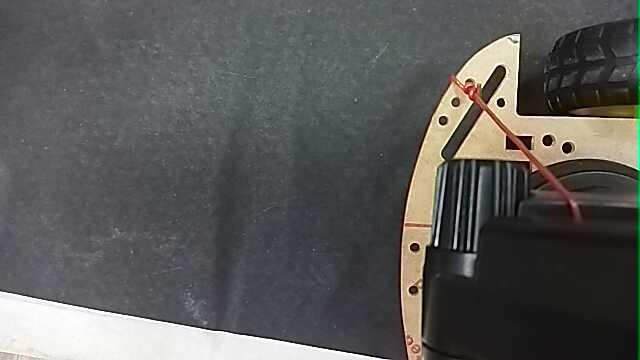
#> input picture Python Model and Driving Code/test/forward_0.jpg, 640 x 360 px, found by its file name; its folder holds 4 pictures in this run
$ python trainsdc.py
#> lines starting #> are read from the running program, lines starting #| are printed output that depends on the picture
import numpy
from os import listdir
from os.path import isfile, join
from sklearn.neural_network import MLPClassifier
from sklearn.model_selection import train_test_split
from sklearn.preprocessing import StandardScaler
import cv2
import joblib  # <-- model save/load ke liye

# ------------------------- DATA LOADING ------------------------- #
x = []
y = []

DATA_DIR = r'B:\python\test'  # <- aapke image folder ka path
files_name = [f for f in listdir(DATA_DIR) if isfile(join(DATA_DIR, f))]

if len(files_name) == 0:
    print("No images found in folder:", DATA_DIR)

for name in files_name:
    img = cv2.imread(join(DATA_DIR, name))
#> img is the input picture: shape (360, 640, 3); mean B, G, R 88.8, 89.7, 90
    if img is None:
        print("Failed to read:", name)
        continue
    img = cv2.blur(img, (5,5))
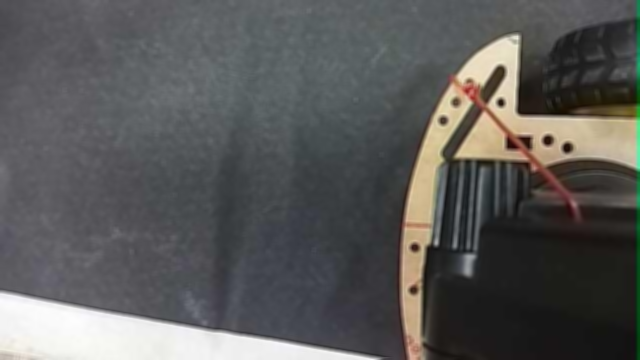
#> img: shape (360, 640, 3); mean B, G, R 88.8, 89.7, 90
    retval, img = cv2.threshold(img, 201, 255, cv2.THRESH_BINARY)
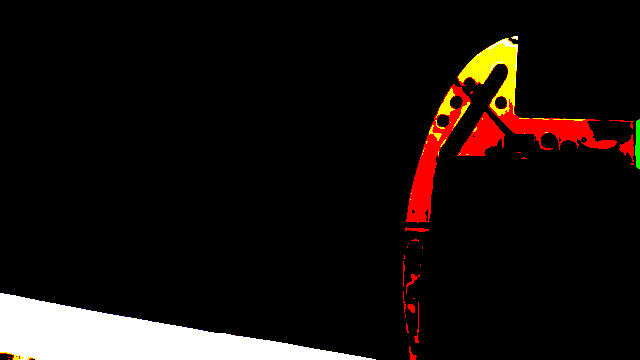
#> img: shape (360, 640, 3); mean B, G, R 13.8, 16.6, 23.2
    img = cv2.resize(img, (24,24))
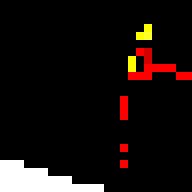
#> img: shape (24, 24, 3) (shown 8 times larger); mean B, G, R 13.8, 15.9, 23.3
    image_as_array = numpy.ndarray.flatten(numpy.array(img))
#> image_as_array = 1728 values, max 255 at index 271, min 0 at index 0, mean 17.68
    x.append(image_as_array)
    y.append(name.split('_')[0])
#> pass 2 of the loop `for name in files_name:`:
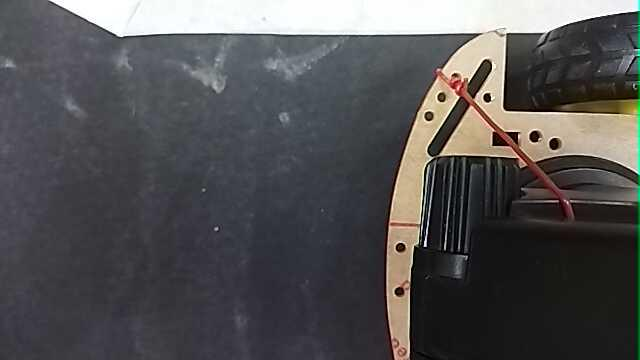
#> input picture Python Model and Driving Code/test/forward_1.jpg, 640 x 360 px, found by its file name
#> img is the input picture: shape (360, 640, 3); mean B, G, R 83.6, 82.5, 83.6
#> `retval, img = cv2.threshold(img, 201, 255, cv2.THRESH_BINARY)`:
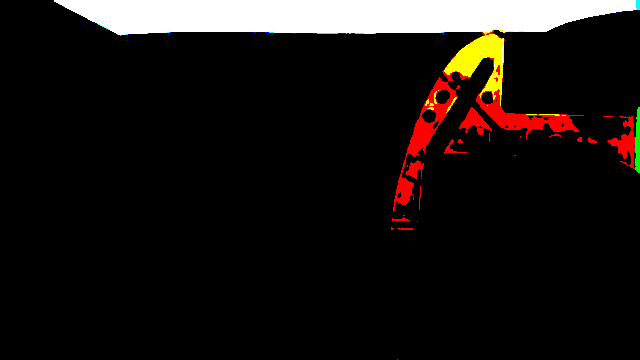
#> img: shape (360, 640, 3); mean B, G, R 18.7, 21, 25.9
#> `img = cv2.resize(img, (24,24))`:
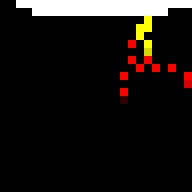
#> img: shape (24, 24, 3) (shown 8 times larger); mean B, G, R 17.3, 19.8, 24.3
#> image_as_array = 1728 values, max 255 at index 6, min 0 at index 0, mean 20.46
#> pass 3 of the loop `for name in files_name:`:
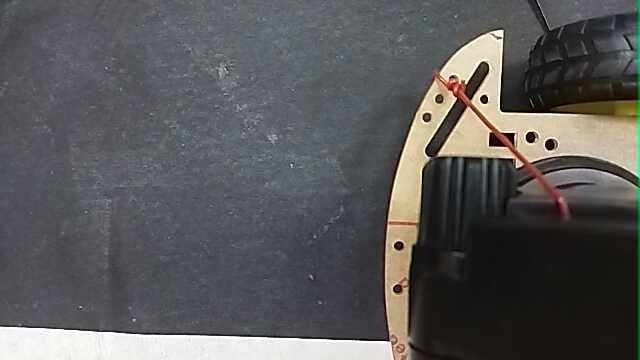
#> input picture Python Model and Driving Code/test/forward_10.jpg, 640 x 360 px, found by its file name
#> img is the input picture: shape (360, 640, 3); mean B, G, R 89.1, 88.5, 89.5
#> `retval, img = cv2.threshold(img, 201, 255, cv2.THRESH_BINARY)`:
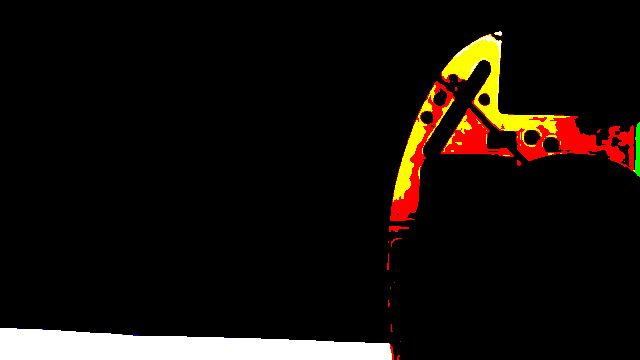
#> img: shape (360, 640, 3); mean B, G, R 10.5, 15.6, 22
#> `img = cv2.resize(img, (24,24))`:
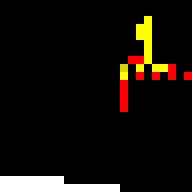
#> img: shape (24, 24, 3) (shown 8 times larger); mean B, G, R 10.2, 15.9, 20.7
#> image_as_array = 1728 values, max 255 at index 199, min 0 at index 0, mean 15.59
#> the loop made 4 passes; the first 3 are shown

# ------------------------- TRAIN / TEST SPLIT ------------------------- #
xtrain, xtest, ytrain, ytest = train_test_split(x, y, test_size=0.2, random_state=42)

# ------------------------- SCALING ------------------------- #
scaler = StandardScaler()
scaler.fit(xtrain)
xtrain = scaler.transform(xtrain)
xtest = scaler.transform(xtest)

# ------------------------- MODEL TRAINING ------------------------- #
alg = MLPClassifier(solver='lbfgs', alpha=100.0, random_state=1, hidden_layer_sizes=50)
alg.fit(xtrain, ytrain)

# ------------------------- TEST ACCURACY ------------------------- #
score = alg.score(xtest, ytest)
print("Test Accuracy:", score)

# ------------------------- MODEL SAVE ------------------------- #
MODEL_PATH = r'B:\python\test\trained_model.mkl'
joblib.dump(alg, MODEL_PATH)
print(f"Model saved successfully at: {MODEL_PATH}")
